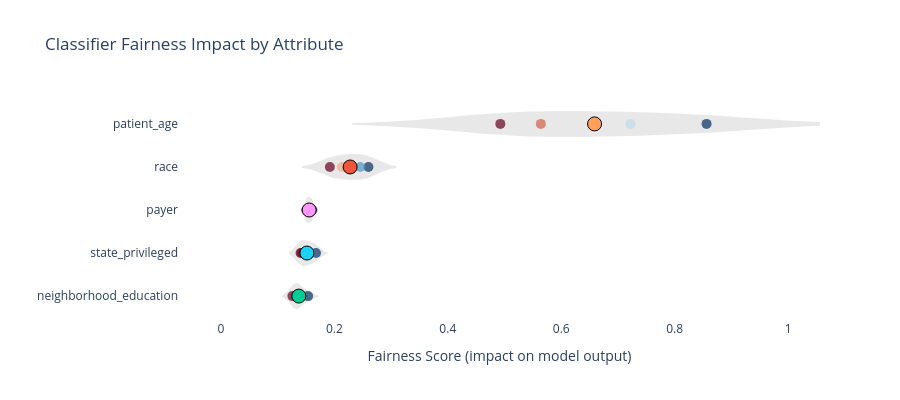

The code cell stored with this chart in its notebook:
### Code cell
import plotly.graph_objects as go
import numpy as np

def create_fairness_visualization(attributes, raw_scores, normalized_scores, title="Attribute Fairness Impact"):
    """
    Create a visualization of fairness scores with actual data values.
    
    Parameters:
    -----------
    attributes : list
        List of attribute names
    raw_scores : list of lists
        Raw fairness scores for each attribute across multiple measurement points
    normalized_scores : list of lists
        Normalized fairness scores corresponding to raw scores
    title : str
        Title for the plot
    
    Returns:
    --------
    fig : plotly.graph_objects.Figure
        The plotly figure object
    """
    # Create figure
    fig = go.Figure()
    
    # Calculate average raw scores for sorting
    avg_raw_scores = [sum(scores)/len(scores) for scores in raw_scores]
    
    # Create sorting indices based on average raw scores
    sort_indices = np.argsort(avg_raw_scores)
    
    # Sort attributes and scores
    sorted_attributes = [attributes[i] for i in sort_indices]
    sorted_raw_scores = [raw_scores[i] for i in sort_indices]
    sorted_norm_scores = [normalized_scores[i] for i in sort_indices]
    
    # Set y-axis labels (attributes)
    y_values = sorted_attributes
    
    # Add scatter points for each attribute
    for i, (attr, raw_list, norm_list) in enumerate(zip(sorted_attributes, sorted_raw_scores, sorted_norm_scores)):
        # Use actual data points instead of generated ones
        x_values = raw_list
        color_values = norm_list
        point_count = len(x_values)
        
        # Add the points with a scatter plot
        fig.add_trace(go.Scatter(
            x=x_values,
            y=[i] * point_count,
            mode='markers',
            marker=dict(
                size=10,
                color=color_values,
                colorscale='RdBu',
                line=dict(width=0),
                opacity=0.7
            ),
            showlegend=False,
            hoverinfo='text',
            text=[f"{attr}: {raw:.3f}" for raw in x_values]
        ))
        
        # Add a violin plot for density visualization using actual data
        fig.add_trace(go.Violin(
            x=x_values,
            y=[i] * point_count,
            box_visible=False,
            points=False,
            line_color='rgba(0, 0, 0, 0)',
            fillcolor='rgba(180, 180, 180, 0.3)',
            width=0.6,
            side='both',
            orientation='h',
            showlegend=False,
            hoverinfo='none'
        ))
        
        # Add a larger point to highlight the mean raw score
        mean_raw = sum(raw_list) / len(raw_list)
        mean_norm = sum(norm_list) / len(norm_list)
        fig.add_trace(go.Scatter(
            x=[mean_raw],
            y=[i],
            mode='markers',
            marker=dict(
                size=14,
                color=mean_norm,
                colorscale='RdBu',
                line=dict(width=1, color='black'),
                opacity=1.0
            ),
            showlegend=False,
            hoverinfo='text',
            text=f"{attr} (mean): {mean_raw:.3f}"
        ))
    
    # Configure layout
    fig.update_layout(
        title=title,
        xaxis=dict(
            title='Fairness Score (impact on model output)',
            zeroline=False,
            range=[min([min(scores) for scores in sorted_raw_scores]) - 0.2, 
                  max([max(scores) for scores in sorted_raw_scores]) + 0.2]
        ),
        yaxis=dict(
            title='',
            tickvals=list(range(len(y_values))),
            ticktext=y_values,
            showgrid=False
        ),
        height=max(400, len(sorted_attributes) * 40),  # Adjust height based on number of attributes
        width=900,
        coloraxis=dict(
            colorbar=dict(
                title="Feature value",
                tickvals=[0, 1],
                ticktext=["Low", "High"]
            ),
            colorscale='RdBu'
        ),
        plot_bgcolor='rgba(255, 255, 255, 1)',
        margin=dict(l=150)  # Ensure enough space for attribute names
    )
    
    return fig

attributes = [att[0] for att in tab_lr[1:]]
raw_scores = [[lr[1], mlp[1], xgb[1], cat[1]] for lr, mlp, xgb, cat in zip(tab_lr[1:], tab_mlp[1:], tab_xgb[1:], tab_cat[1:])]
normalized_scores = [[lr[2], mlp[2], xgb[2], cat[2]] for lr, mlp, xgb, cat in zip(tab_lr[1:], tab_mlp[1:], tab_xgb[1:], tab_cat[1:])]

fig = create_fairness_visualization(attributes, raw_scores, normalized_scores, 
                                  title="Classifier Fairness Impact by Attribute")
fig.show()

### Figure 1 — Plotly figure (JSON) as saved in the notebook; plotly's stock layout.template omitted (floating-point values rounded to 4 significant figures)
{"data": [{"hoverinfo": "text", "marker": {"color": [0.0855, 0.0757, 0.074, 0.0703], "colorscale": [[0.0, "rgb(103,0,31)"], [0.1, "rgb(178,24,43)"], [0.2, "rgb(214,96,77)"], [0.3, "rgb(244,165,130)"], [0.4, "rgb(253,219,199)"], [0.5, "rgb(247,247,247)"], [0.6, "rgb(209,229,240)"], [0.7, "rgb(146,197,222)"], [0.8, "rgb(67,147,195)"], [0.9, "rgb(33,102,172)"], [1.0, "rgb(5,48,97)"]], "line": {"width": 0}, "opacity": 0.7, "size": 10}, "mode": "markers", "showlegend": false, "text": ["neighborhood_education: 0.154", "neighborhood_education: 0.136", "neighborhood_education: 0.133", "neighborhood_education: 0.126"], "type": "scatter", "x": [0.1537, 0.1364, 0.1331, 0.1261], "y": [0, 0, 0, 0]}, {"box": {"visible": false}, "fillcolor": "rgba(180, 180, 180, 0.3)", "hoverinfo": "none", "line": {"color": "rgba(0, 0, 0, 0)"}, "orientation": "h", "points": false, "showlegend": false, "side": "both", "type": "violin", "width": 0.6, "x": [0.1537, 0.1364, 0.1331, 0.1261], "y": [0, 0, 0, 0]}, {"hoverinfo": "text", "marker": {"color": 0.07637, "colorscale": [[0.0, "rgb(103,0,31)"], [0.1, "rgb(178,24,43)"], [0.2, "rgb(214,96,77)"], [0.3, "rgb(244,165,130)"], [0.4, "rgb(253,219,199)"], [0.5, "rgb(247,247,247)"], [0.6, "rgb(209,229,240)"], [0.7, "rgb(146,197,222)"], [0.8, "rgb(67,147,195)"], [0.9, "rgb(33,102,172)"], [1.0, "rgb(5,48,97)"]], "line": {"color": "black", "width": 1}, "opacity": 1.0, "size": 14}, "mode": "markers", "showlegend": false, "text": "neighborhood_education (mean): 0.137", "type": "scatter", "x": [0.1373], "y": [0]}, {"hoverinfo": "text", "marker": {"color": [0.0932, 0.0792, 0.0867, 0.078], "colorscale": [[0.0, "rgb(103,0,31)"], [0.1, "rgb(178,24,43)"], [0.2, "rgb(214,96,77)"], [0.3, "rgb(244,165,130)"], [0.4, "rgb(253,219,199)"], [0.5, "rgb(247,247,247)"], [0.6, "rgb(209,229,240)"], [0.7, "rgb(146,197,222)"], [0.8, "rgb(67,147,195)"], [0.9, "rgb(33,102,172)"], [1.0, "rgb(5,48,97)"]], "line": {"width": 0}, "opacity": 0.7, "size": 10}, "mode": "markers", "showlegend": false, "text": ["state_privileged: 0.168", "state_privileged: 0.142", "state_privileged: 0.156", "state_privileged: 0.140"], "type": "scatter", "x": [0.1676, 0.1424, 0.1561, 0.1404], "y": [1, 1, 1, 1]}, {"box": {"visible": false}, "fillcolor": "rgba(180, 180, 180, 0.3)", "hoverinfo": "none", "line": {"color": "rgba(0, 0, 0, 0)"}, "orientation": "h", "points": false, "showlegend": false, "side": "both", "type": "violin", "width": 0.6, "x": [0.1676, 0.1424, 0.1561, 0.1404], "y": [1, 1, 1, 1]}, {"hoverinfo": "text", "marker": {"color": 0.08428, "colorscale": [[0.0, "rgb(103,0,31)"], [0.1, "rgb(178,24,43)"], [0.2, "rgb(214,96,77)"], [0.3, "rgb(244,165,130)"], [0.4, "rgb(253,219,199)"], [0.5, "rgb(247,247,247)"], [0.6, "rgb(209,229,240)"], [0.7, "rgb(146,197,222)"], [0.8, "rgb(67,147,195)"], [0.9, "rgb(33,102,172)"], [1.0, "rgb(5,48,97)"]], "line": {"color": "black", "width": 1}, "opacity": 1.0, "size": 14}, "mode": "markers", "showlegend": false, "text": "state_privileged (mean): 0.152", "type": "scatter", "x": [0.1516], "y": [1]}, {"hoverinfo": "text", "marker": {"color": [0.0846, 0.0878, 0.0837, 0.0896], "colorscale": [[0.0, "rgb(103,0,31)"], [0.1, "rgb(178,24,43)"], [0.2, "rgb(214,96,77)"], [0.3, "rgb(244,165,130)"], [0.4, "rgb(253,219,199)"], [0.5, "rgb(247,247,247)"], [0.6, "rgb(209,229,240)"], [0.7, "rgb(146,197,222)"], [0.8, "rgb(67,147,195)"], [0.9, "rgb(33,102,172)"], [1.0, "rgb(5,48,97)"]], "line": {"width": 0}, "opacity": 0.7, "size": 10}, "mode": "markers", "showlegend": false, "text": ["payer: 0.152", "payer: 0.158", "payer: 0.151", "payer: 0.161"], "type": "scatter", "x": [0.1522, 0.1581, 0.1505, 0.1614], "y": [2, 2, 2, 2]}, {"box": {"visible": false}, "fillcolor": "rgba(180, 180, 180, 0.3)", "hoverinfo": "none", "line": {"color": "rgba(0, 0, 0, 0)"}, "orientation": "h", "points": false, "showlegend": false, "side": "both", "type": "violin", "width": 0.6, "x": [0.1522, 0.1581, 0.1505, 0.1614], "y": [2, 2, 2, 2]}, {"hoverinfo": "text", "marker": {"color": 0.08643, "colorscale": [[0.0, "rgb(103,0,31)"], [0.1, "rgb(178,24,43)"], [0.2, "rgb(214,96,77)"], [0.3, "rgb(244,165,130)"], [0.4, "rgb(253,219,199)"], [0.5, "rgb(247,247,247)"], [0.6, "rgb(209,229,240)"], [0.7, "rgb(146,197,222)"], [0.8, "rgb(67,147,195)"], [0.9, "rgb(33,102,172)"], [1.0, "rgb(5,48,97)"]], "line": {"color": "black", "width": 1}, "opacity": 1.0, "size": 14}, "mode": "markers", "showlegend": false, "text": "payer (mean): 0.156", "type": "scatter", "x": [0.1556], "y": [2]}, {"hoverinfo": "text", "marker": {"color": [0.1067, 0.1184, 0.1444, 0.1365], "colorscale": [[0.0, "rgb(103,0,31)"], [0.1, "rgb(178,24,43)"], [0.2, "rgb(214,96,77)"], [0.3, "rgb(244,165,130)"], [0.4, "rgb(253,219,199)"], [0.5, "rgb(247,247,247)"], [0.6, "rgb(209,229,240)"], [0.7, "rgb(146,197,222)"], [0.8, "rgb(67,147,195)"], [0.9, "rgb(33,102,172)"], [1.0, "rgb(5,48,97)"]], "line": {"width": 0}, "opacity": 0.7, "size": 10}, "mode": "markers", "showlegend": false, "text": ["race: 0.192", "race: 0.213", "race: 0.260", "race: 0.246"], "type": "scatter", "x": [0.1921, 0.2133, 0.2601, 0.2457], "y": [3, 3, 3, 3]}, {"box": {"visible": false}, "fillcolor": "rgba(180, 180, 180, 0.3)", "hoverinfo": "none", "line": {"color": "rgba(0, 0, 0, 0)"}, "orientation": "h", "points": false, "showlegend": false, "side": "both", "type": "violin", "width": 0.6, "x": [0.1921, 0.2133, 0.2601, 0.2457], "y": [3, 3, 3, 3]}, {"hoverinfo": "text", "marker": {"color": 0.1265, "colorscale": [[0.0, "rgb(103,0,31)"], [0.1, "rgb(178,24,43)"], [0.2, "rgb(214,96,77)"], [0.3, "rgb(244,165,130)"], [0.4, "rgb(253,219,199)"], [0.5, "rgb(247,247,247)"], [0.6, "rgb(209,229,240)"], [0.7, "rgb(146,197,222)"], [0.8, "rgb(67,147,195)"], [0.9, "rgb(33,102,172)"], [1.0, "rgb(5,48,97)"]], "line": {"color": "black", "width": 1}, "opacity": 1.0, "size": 14}, "mode": "markers", "showlegend": false, "text": "race (mean): 0.228", "type": "scatter", "x": [0.2278], "y": [3]}, {"hoverinfo": "text", "marker": {"color": [0.4757, 0.4012, 0.3135, 0.2737], "colorscale": [[0.0, "rgb(103,0,31)"], [0.1, "rgb(178,24,43)"], [0.2, "rgb(214,96,77)"], [0.3, "rgb(244,165,130)"], [0.4, "rgb(253,219,199)"], [0.5, "rgb(247,247,247)"], [0.6, "rgb(209,229,240)"], [0.7, "rgb(146,197,222)"], [0.8, "rgb(67,147,195)"], [0.9, "rgb(33,102,172)"], [1.0, "rgb(5,48,97)"]], "line": {"width": 0}, "opacity": 0.7, "size": 10}, "mode": "markers", "showlegend": false, "text": ["patient_age: 0.856", "patient_age: 0.722", "patient_age: 0.564", "patient_age: 0.493"], "type": "scatter", "x": [0.8562, 0.7221, 0.5641, 0.4926], "y": [4, 4, 4, 4]}, {"box": {"visible": false}, "fillcolor": "rgba(180, 180, 180, 0.3)", "hoverinfo": "none", "line": {"color": "rgba(0, 0, 0, 0)"}, "orientation": "h", "points": false, "showlegend": false, "side": "both", "type": "violin", "width": 0.6, "x": [0.8562, 0.7221, 0.5641, 0.4926], "y": [4, 4, 4, 4]}, {"hoverinfo": "text", "marker": {"color": 0.366, "colorscale": [[0.0, "rgb(103,0,31)"], [0.1, "rgb(178,24,43)"], [0.2, "rgb(214,96,77)"], [0.3, "rgb(244,165,130)"], [0.4, "rgb(253,219,199)"], [0.5, "rgb(247,247,247)"], [0.6, "rgb(209,229,240)"], [0.7, "rgb(146,197,222)"], [0.8, "rgb(67,147,195)"], [0.9, "rgb(33,102,172)"], [1.0, "rgb(5,48,97)"]], "line": {"color": "black", "width": 1}, "opacity": 1.0, "size": 14}, "mode": "markers", "showlegend": false, "text": "patient_age (mean): 0.659", "type": "scatter", "x": [0.6587], "y": [4]}], "layout": {"coloraxis": {"colorbar": {"ticktext": ["Low", "High"], "tickvals": [0, 1], "title": {"text": "Feature value"}}, "colorscale": [[0.0, "rgb(103,0,31)"], [0.1, "rgb(178,24,43)"], [0.2, "rgb(214,96,77)"], [0.3, "rgb(244,165,130)"], [0.4, "rgb(253,219,199)"], [0.5, "rgb(247,247,247)"], [0.6, "rgb(209,229,240)"], [0.7, "rgb(146,197,222)"], [0.8, "rgb(67,147,195)"], [0.9, "rgb(33,102,172)"], [1.0, "rgb(5,48,97)"]]}, "height": 400, "margin": {"l": 150}, "plot_bgcolor": "rgba(255, 255, 255, 1)", "title": {"text": "Classifier Fairness Impact by Attribute"}, "width": 900, "xaxis": {"range": [-0.0739, 1.056], "title": {"text": "Fairness Score (impact on model output)"}, "zeroline": false}, "yaxis": {"showgrid": false, "ticktext": ["neighborhood_education", "state_privileged", "payer", "race", "patient_age"], "tickvals": [0, 1, 2, 3, 4], "title": {"text": ""}}}}
